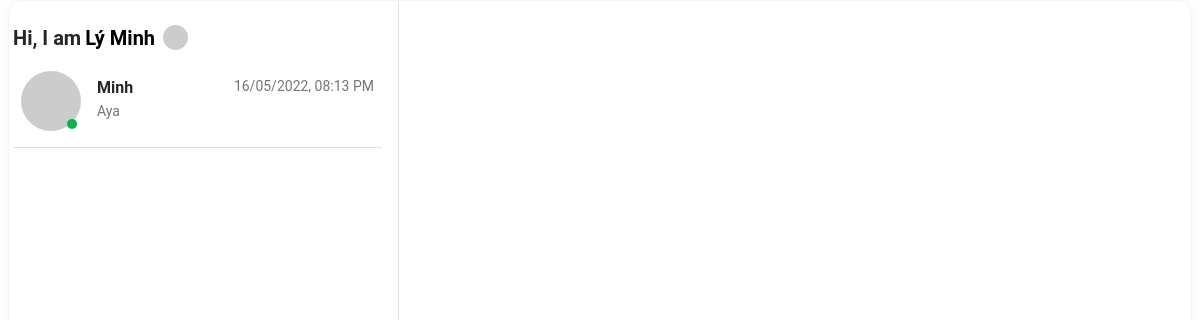
The page /chat (signed in) on the database its author committed.
### models.py (models this page shows, shortened)
class User(UserMixin, db.Model):
    __tablename__ = 'users'
    id = db.Column(db.Integer, primary_key=True)
    name = db.Column(db.String, nullable=False)
    email = db.Column(db.String, unique=True, nullable=False)
    password = db.Column(db.String, nullable=False)
    posts = db.relationship("Post", back_populates='user', lazy='dynamic')
    comments = db.relationship("Comment", back_populates='user', lazy='dynamic')
    liked_posts = db.relationship('LikedPost', back_populates='user', lazy='dynamic')
    liked_comments = db.relationship('LikedComment', back_populates='user', lazy='dynamic')
    user_messages = db.relationship('Message', back_populates='user', lazy='dynamic')
    read_messages = db.relationship('MessageReadState')
    thread_participants = db.relationship('ThreadParticipant', back_populates='user', lazy='dynamic')

class Thread(db.Model):
    __tablename__ = 'threads'
    id = db.Column(db.Integer, primary_key=True)
    participants = db.relationship('ThreadParticipant', back_populates='thread')
    thread_messages = db.relationship('Message', back_populates='thread', lazy='dynamic')

class ThreadParticipant(db.Model):
    __tablename__ = 'thread_participants'
    thread_id = db.Column(db.Integer, db.ForeignKey('threads.id'), primary_key=True)
    user_id = db.Column(db.Integer, db.ForeignKey('users.id'), primary_key=True)
    thread = db.relationship('Thread', back_populates='participants')
    user = db.relationship('User', back_populates='thread_participants')

class Message(db.Model):
    __tablename__ = 'messages'
    id = db.Column(db.Integer, primary_key=True)
    thread_id = db.Column(db.Integer, db.ForeignKey('threads.id'))
    send_date = db.Column(db.DateTime, nullable=False)
    sending_user_id = db.Column(db.Integer, db.ForeignKey('users.id'))
    body = db.Column(db.String, nullable=False)
    user = db.relationship('User', back_populates='user_messages')
    read_state = db.relationship('MessageReadState')
    thread = db.relationship('Thread', back_populates='thread_messages')

### app.py (the view, shortened to what this page needs)
@app.route('/chat')
@login_required
def chat_page():
    thread_id = request.args.get('thread_id')
    threads = Thread.query.join(Thread.participants).filter_by(user_id=current_user.id)
    chat_thread_html = None
    thread = None
    list_thread_template = render_template('list-thread.html',
                                           threads=threads,
                                           Message=Message,
                                           desc=desc,
                                           current_thread=thread)
    return render_template('chat.html',
                           list_thread_template=list_thread_template,
                           chat_thread_html=chat_thread_html,
                           thread=thread
                           )

### app.py (called while the page is built)
@login_manager.user_loader
def load_user(user_id):
    return User.query.get(int(user_id))

### templates/list-thread.html (shortened to what this page needs)
<div class="p-3 vh-100">
    <div class="d-flex">
        <a class="navbar-brand text-dark me-2 mb-1 d-flex align-items-center fw-bold"
           href="{{ url_for('home') }}">
            Hi, I am
            {% if current_user.is_authenticated %}
                <span class="d-none d-sm-block ms-1 text-black">{{ current_user.name }}</span>
            {% else %}
                <span class="d-none d-sm-block ms-1 text-black">...</span>
            {% endif %}
        </a>
        {% if current_user.is_authenticated %}
            <div class="dropdown me-2 mb-1 d-flex align-items-center">
                <a
                        class="dropdown-toggle d-flex align-items-center hidden-arrow"
                        href="#"
                        id="navbarDropdownMenuAvatar"
                        role="button"
                        data-mdb-toggle="dropdown"
                        aria-expanded="false"
                >
                    <img
                            src="{{ current_user.email | gravatar }}"
                            class="rounded-circle"
                            height="25"
                            alt="Account"
                            loading="lazy"
                    />
                </a>
            </div>
        {% endif %}
    </div>
    <div class="overflow-auto" data-mdb-perfect-scrollbar="true"
         style="position: relative; height: auto">
        <ul class="list-unstyled mb-0">
            {% for thread in threads %}
                <li class="p-2
                 border-bottom" data-id="{{ thread.id }}">
                    <a href="{{ url_for('chat_page', thread_id=thread.id) }}"
                       data-id="{{ thread.id }}"
                       class="d-flex justify-content-between">
                        <div class="d-flex flex-row">
                            <div>
                                <img
                                        {% for participant in thread.participants %}
                                            {% if participant.user.id != current_user.id %}
                                                src="{{ participant.user.email | gravatar }}"
                                            {% endif %}
                                        {% endfor %}
                                                alt="avatar"
                                                class="d-flex align-self-center me-3 rounded-circle"
                                                width="60">
                                <span class="badge bg-success badge-dot"></span>
                            </div>
                            <div class="pt-1">
                                {% for participant in thread.participants %}
                                    {% if participant.user.id != current_user.id %}
                                        <p class="fw-bold mb-0 text-dark">{{ participant.user.name }}</p>
                                    {% endif %}
                                {% endfor %}
                                {% set message = thread.thread_messages.order_by(desc(Message.id)).first() %}
                                <p class="small text-muted overflow-hidden">
                                    {% if message %}
                                        {{ message.body }}
                                    {% else %}
                                        Chat now
                                    {% endif %}
                                </p>
                            </div>
                        </div>
                        <div class="pt-1">
                            {% if message %}
                                <p class="small text-muted mb-1">{{ message.send_date.strftime('%d/%m/%Y, %I:%M %p') }}</p>
                            {% endif %}
                        </div>
                    </a>
                </li>
            {% endfor %}
        </ul>
    </div>
</div>

### static/css/home.css (style rules this page uses)
body { background-color: #f9fafb; }
.rounded-circle { border-radius: 50% !important; }
img { vertical-align: middle; border-style: none; }
.badge-dot { border-radius: 50%; height: 10px; width: 10px; margin-left: 2.9rem; margin-top: -.75rem; }

### templates/chat.html (style rules this page uses)
body { background-color: white; margin: 0; height: 100%; overflow: hidden; }

### rows shown on the page
User: name "Lý Minh"
ThreadParticipant: user.name "Minh"
Message: body "Aya", send_date "16/05/2022, 08:13 PM"
